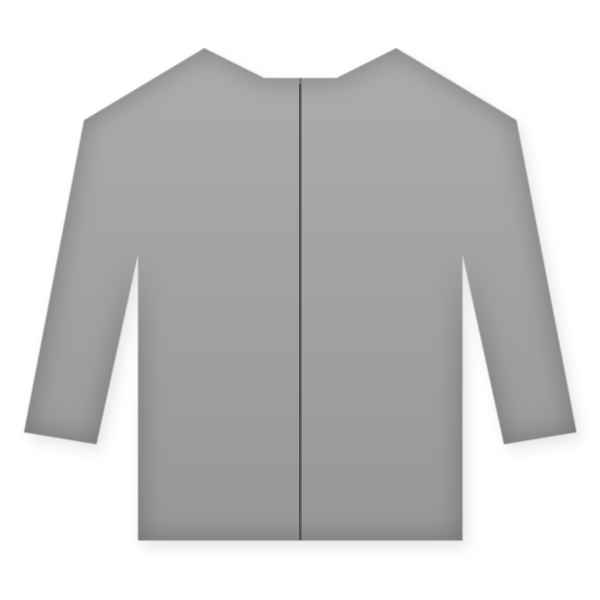
#> input picture infra/scripts/semilla-imagenes/fuentes/casaca.png, 1200 x 1200 px, given in place of legging.png, which was not available (shown at 1/2 size)
$ python semilla_imagenes.py
#> lines starting #> are read from the running program, lines starting #| are printed output that depends on the picture; pictures that were not available may be replaced by others from this repository, and a replacement may not be noted
### infra/scripts/semilla-imagenes/catalogo_demo.py
"""Datos de demostración del catálogo (SPEC-2, sección 6): categorías, productos, variantes, stock e imágenes.

Es la única fuente de verdad de la demo: de aquí salen el SQL (`generar_sql.py`) y las fotos (`semilla_imagenes.py`), así
que los ids, los colores y los nombres de archivo coinciden siempre. Los ids son los rangos de docs/demo/ids-demo.md:
categorías 101-199, productos 1001-1099, variantes 10001-19999 e imágenes 20001-29999.
"""

import re
import unicodedata

# (id, padre, nombre, orden, tiene guía de tallas)
CATEGORIAS = [
    (101, None, "Polos y tops", 0, True),
    (102, 101, "Polos", 0, False),
    (103, 101, "Tops", 1, False),
    (104, None, "Leggings y pantalones", 1, True),
    (105, 104, "Leggings", 0, False),
    (106, 104, "Joggers", 1, False),
    (107, 104, "Pantalones", 2, False),
    (108, 104, "Shorts", 3, False),
    (109, 104, "Faldas", 4, False),
    (110, None, "Casacas y polerones", 2, False),
    (111, None, "Vestidos", 3, True),
    (112, None, "Conjuntos", 4, False),
    (113, None, "Nueva colección", 5, False),
]

GUIAS = {
    101: (["Talla", "Pecho (cm)", "Largo (cm)"], [["S", "86-91", "64"], ["M", "92-97", "66"], ["L", "98-103", "68"], ["XL", "104-109", "70"]]),
    104: (["Talla", "Cintura (cm)", "Cadera (cm)", "Largo (cm)"],
          [["S", "62-66", "88-92", "88"], ["M", "67-71", "93-97", "90"], ["L", "72-76", "98-102", "92"], ["XL", "77-82", "103-108", "94"]]),
    111: (["Talla", "Busto (cm)", "Cintura (cm)", "Largo (cm)"],
          [["S", "84-88", "64-68", "86"], ["M", "89-93", "69-73", "88"], ["L", "94-98", "74-78", "90"]]),
}

# Colores de la semilla V2 (orden de creación = id) más "Variado" (id 11, estampados y surtidos)
COLORES = [
    ("negro", "#1D1D1F"), ("blanco", "#FFFFFF"), ("gris", "#9A9A9A"), ("azul marino", "#1F2A44"), ("azul", "#2563EB"),
    ("rojo", "#DC2626"), ("rosado", "#F472B6"), ("verde", "#16A34A"), ("morado", "#7C3AED"), ("beige", "#D8C7A8"),
    ("Variado", "#A855F7"),
]

# codigo, nombre, descripcion, precio, estado, destacado (orden o None), categorias, forma de la foto, colores, tallas, modo de descuento
PRODUCTOS = [
    (1001, "LEG01", "Legging Pro Compresión", "Legging de compresión media con tiro alto y secado rápido. Ideal para gimnasio y running.",
     "59.90", "ACTIVO", 1, [105], "legging", ["negro", "azul marino", "rojo"], ["S", "M", "L", "XL"], "GLOBAL"),
    (1002, "LEG02", "Legging Seamless Tiro Alto", "Legging sin costuras que se adapta al cuerpo. Tela suave y elástica de cuatro vías.",
     "69.90", "ACTIVO", None, [105, 113], "legging", ["negro", "gris", "rosado"], ["XS", "S", "M", "L"], "GLOBAL"),
    (1003, "LEG03", "Legging Estampado Tropical", "Legging con estampado tropical para entrenar con color. Cintura ancha que no se enrolla.",
     "64.90", "ACTIVO", None, [105], "legging", ["Variado", "negro"], ["S", "M", "L"], "GLOBAL"),
    (1004, "JOG01", "Jogger Algodón Premium", "Jogger de algodón con puños elásticos y bolsillos laterales. Cómodo para el día a día.",
     "79.90", "ACTIVO", 3, [106], "jogger", ["gris", "negro", "beige"], ["S", "M", "L", "XL"], "PERSONALIZADO"),
    (1005, "PAN01", "Pantalón Cargo Deportivo", "Pantalón cargo de tela ligera con bolsillos amplios. Corte recto y cintura ajustable.",
     "89.90", "ACTIVO", None, [107], "pantalon", ["negro", "verde"], ["S", "M", "L", "XL"], "SIN_DESCUENTO"),
    (1006, "SHO01", "Short Running Ligero", "Short ligero con malla interior y bolsillo para llaves. Para correr sin pensar en nada.",
     "34.90", "ACTIVO", 5, [108], "short", ["negro", "azul", "rojo"], ["S", "M", "L"], "GLOBAL"),
    (1007, "FAL01", "Falda Tenis Plisada", "Falda plisada con short interior. Tela elástica y ligera para tenis, padel o paseo.",
     "49.90", "ACTIVO", None, [109], "falda", ["blanco", "negro", "rosado"], ["XS", "S", "M", "L"], "GLOBAL"),
    (1008, "POL01", "Polo Algodón Pima", "Polo de algodón pima peinado, suave y fresco. Corte regular y cuello reforzado.",
     "39.90", "ACTIVO", None, [102], "polo", ["blanco", "negro", "azul marino", "gris"], ["S", "M", "L"], "GLOBAL"),
    (1009, "POL02", "Polo DryFit Entrenamiento", "Polo de secado rápido con paneles de ventilación. Libera el sudor y no se pega al cuerpo.",
     "44.90", "ACTIVO", 4, [102], "polo", ["azul", "rojo", "verde"], ["S", "M", "L", "XL"], "GLOBAL"),
    (1010, "TOP01", "Top Deportivo Soporte Medio", "Top con soporte medio y espalda con tiras cruzadas. Copas removibles.",
     "42.90", "ACTIVO", 2, [103], "top", ["negro", "rosado", "morado"], ["XS", "S", "M", "L"], "GLOBAL"),
    (1011, "TOP02", "Top Cruzado Yoga", "Top cruzado al frente para yoga y pilates. Tela suave tipo mantequilla.",
     "37.90", "ACTIVO", None, [103], "top", ["beige", "negro"], ["XS", "S", "M", "L"], "GLOBAL"),
    (1012, "CAS01", "Casaca Rompeviento", "Casaca ligera rompeviento con capucha plegable y cierre completo. Repele la llovizna.",
     "119.90", "ACTIVO", None, [110], "casaca", ["negro", "azul marino"], ["S", "M", "L", "XL"], "GLOBAL"),
    (1013, "POL03", "Polerón Canguro Felpa", "Polerón de felpa afranelada con capucha y bolsillo canguro. Abrigado y suave.",
     "99.90", "ACTIVO", None, [110], "poleron", ["gris", "negro", "beige"], ["S", "M", "L"], "GLOBAL"),
    (1014, "VES01", "Vestido Deportivo Tenis", "Vestido con short interior y espalda con cortes. Para tenis, golf o salir a caminar.",
     "84.90", "ACTIVO", 6, [111], "vestido", ["negro", "rosado", "azul"], ["S", "M", "L"], "GLOBAL"),
    (1015, "CON01", "Conjunto Top y Legging Fit", "Conjunto de top y legging a juego. Tela de compresión media con efecto realce.",
     "109.90", "ACTIVO", None, [112, 113], "conjunto", ["negro", "morado", "verde"], ["S", "M", "L"], "GLOBAL"),
    (1016, "LEG04", "Legging Térmico Invierno", "Legging con interior afelpado para entrenar en días fríos. En preparación.",
     "74.90", "BORRADOR", None, [105], "legging", ["negro", "gris"], ["S", "M", "L"], "GLOBAL"),
    (1017, "CAS02", "Casaca Corta Crop", "Casaca corta tipo crop con cierre y bolsillos. En preparación.",
     "94.90", "BORRADOR", None, [110], "casaca", ["negro", "rojo"], ["S", "M", "L"], "GLOBAL"),
]

# Tramos propios del producto en modo PERSONALIZADO
TRAMOS_PROPIOS = {1004: [(2, "8"), (4, "12")]}

TALLAS = ["XS", "S", "M", "L", "XL", "XXL"]
# Cantidades que se reparten entre las variantes en orden (cubren agotado, últimas unidades y stock sano)
PATRON_STOCK = [24, 12, 0, 5, 40, 3, 18, 2, 60, 9, 1, 30, 0, 15, 7, 50]
PRODUCTO_AGOTADO = 1011  # sin stock en ninguna variante: la tarjeta sale "Agotado"


def slug(texto):
    s = unicodedata.normalize("NFD", texto).encode("ascii", "ignore").decode().lower()
    return re.sub(r"[^a-z0-9]+", "-", s).strip("-")


def prefijo_color(nombre):
    letras = re.sub(r"[^A-Za-z]", "", unicodedata.normalize("NFD", nombre).encode("ascii", "ignore").decode()).upper()
    return letras[:3]


# [34 lines left out: functions codigo_color, variantes, imagenes, not called in this run]


def archivo_foto(producto_id, color):
    """Nombre del JPG en backend/catalog-service/src/main/resources/demo/imagenes/."""
    return f"p{producto_id}-{slug(color)}.jpg"

### infra/scripts/semilla-imagenes/semilla_imagenes.py
"""Genera las fotos de demostración del catálogo: una JPG por producto y color (1200 px, calidad 80).

Para cada producto de `catalogo_demo.py` toma su foto fuente (carpeta `fuentes/`), separa la prenda del fondo blanco y la
recolorea manteniendo las sombras y el fondo. Deja los archivos en
`backend/catalog-service/src/main/resources/demo/imagenes/`, donde catalog los sube a Garage al arrancar con los perfiles
dev o demo. Falla si fuentes + resultados pesan 10 MB o más.

Uso (desde la raíz del repo, con el venv del requirements.txt):  python3 infra/scripts/semilla-imagenes/semilla_imagenes.py
"""

import os
import sys

import numpy as np
from PIL import Image

sys.path.insert(0, os.path.dirname(os.path.abspath(__file__)))
import catalogo_demo as demo  # noqa: E402

RAIZ = os.path.dirname(os.path.abspath(__file__))
SALIDA = os.path.join(RAIZ, "..", "..", "..", "backend", "catalog-service", "src", "main", "resources", "demo", "imagenes")
LIMITE_BYTES = 10 * 1024 * 1024
LADO = 1200
CALIDAD = 80
BASE = 150.0  # gris de la prenda en las fuentes (luminosidad 1.0)


def hex_a_rgb(hex_):
    return np.array([int(hex_[i:i + 2], 16) for i in (1, 3, 5)], dtype=np.float32)


def recolorear(fuente, rgb_destino, variado=False):
    """Prenda recoloreada: color destino x luminosidad de la fuente; el fondo (blanco y sombra) se conserva."""
    foto = np.asarray(fuente.convert("RGB").resize((LADO, LADO), Image.LANCZOS), dtype=np.float32)
    luz = foto.mean(axis=2)
    # Prenda = lo que se aparta del blanco con color de prenda (gris ~BASE); la sombra del fondo es mucho más clara
    alfa = np.clip((235.0 - luz) / 40.0, 0.0, 1.0)[..., None]
    relieve = np.clip(luz / BASE, 0.35, 1.25)[..., None]
    if variado:
        # Estampado: franjas diagonales de varios colores sobre el relieve de la prenda
        yy, xx = np.mgrid[0:LADO, 0:LADO]
        paleta = np.array([[168, 85, 247], [244, 114, 182], [37, 99, 235], [22, 163, 74], [250, 204, 21]], dtype=np.float32)
        indice = (((xx + yy) // 120) % len(paleta)).astype(int)
        color = paleta[indice]
    else:
        color = rgb_destino[None, None, :]
    if rgb_destino.mean() > 235 and not variado:
        # Blanco: la luz solo oscurece (sombras), nunca "quema" el relieve
        prenda = np.clip(color * np.minimum(relieve, 1.0) ** 0.8, 0, 255)
    else:
        prenda = np.clip(color * relieve, 0, 255)
    resultado = alfa * prenda + (1.0 - alfa) * foto
    return Image.fromarray(resultado.astype(np.uint8), "RGB")


def peso_carpeta(ruta):
    total = 0
    for base, _dirs, archivos in os.walk(ruta):
        total += sum(os.path.getsize(os.path.join(base, a)) for a in archivos)
    return total


def main():
    salida = os.path.abspath(SALIDA)
    os.makedirs(salida, exist_ok=True)
    colores = {nombre: hex_ for nombre, hex_ in demo.COLORES}
    generadas = 0
    for pid, _c, _n, _d, _p, estado, _dest, _cats, forma, lista_colores, _t, _m in demo.PRODUCTOS:
        if estado != "ACTIVO":
            continue
        fuente = Image.open(os.path.join(RAIZ, "fuentes", forma + ".png"))
#> fuente is the input picture: PIL image 1200x1200 P; min 82, max 255, mean 200.4
        for color in lista_colores:
            foto = recolorear(fuente, hex_a_rgb(colores[color]), variado=(color == "Variado"))
            foto.save(os.path.join(salida, demo.archivo_foto(pid, color)), "JPEG", quality=CALIDAD, optimize=True, progressive=True)
            generadas += 1
#> this loop made 3 passes
#> pass 1, in recolorear, `alfa = np.clip((235.0 - luz) / 40.0, 0.0, 1.0)[..., None]`:
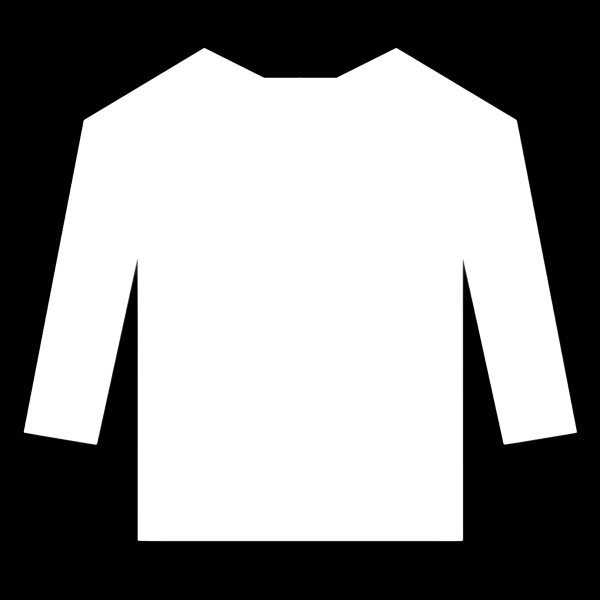
#> alfa: shape (1200, 1200, 1) float32 (shown at 1/2 size); min 0, max 1, mean 0.562
#> pass 1, in recolorear, `relieve = np.clip(luz / BASE, 0.35, 1.25)[..., None]`:
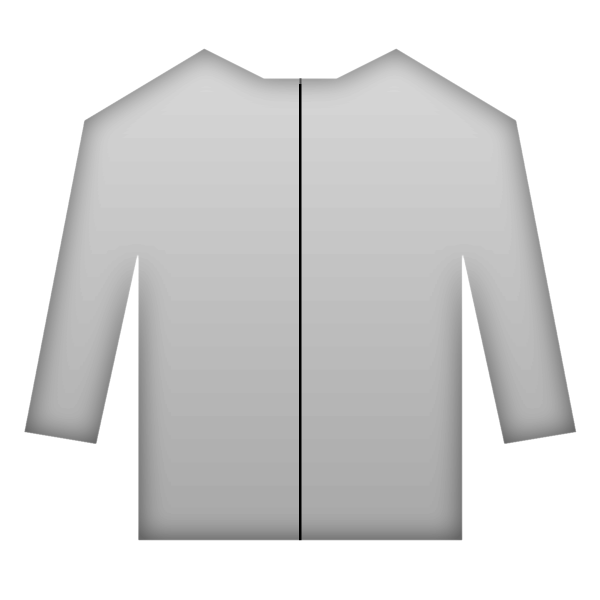
#> relieve: shape (1200, 1200, 1) float32 (shown at 1/2 size); min 0.547, max 1.25, mean 1.14; drawn with min black and max white
#> after the loop:
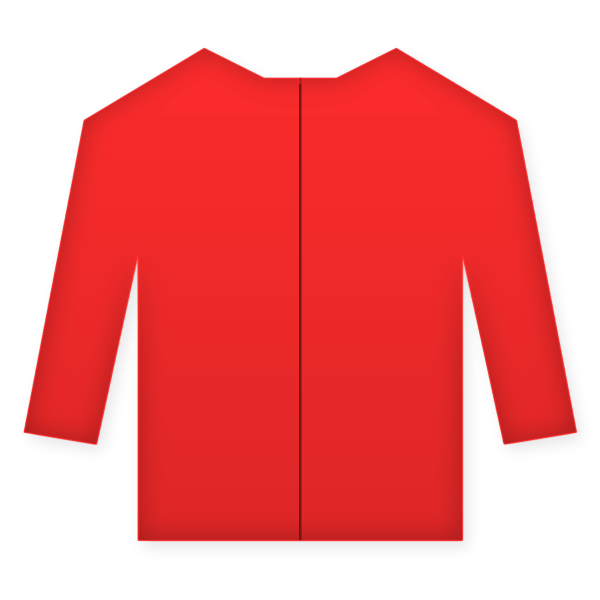
#> foto: PIL image 1200x1200 RGB (shown at 1/2 size); mean R, G, B 241.6, 133.4, 133.4
#> after the loop, generadas = 3
    total = peso_carpeta(salida) + peso_carpeta(os.path.join(RAIZ, "fuentes"))
    print(f"{generadas} fotos en {salida}; fuentes + resultados: {total / 1024 / 1024:.2f} MB")
    if total >= LIMITE_BYTES:
        sys.exit("Fuentes + resultados superan los 10 MB: baja la calidad o quita colores")


if __name__ == "__main__":
#> (the run stopped early here; a loop or call above may not have finished)
